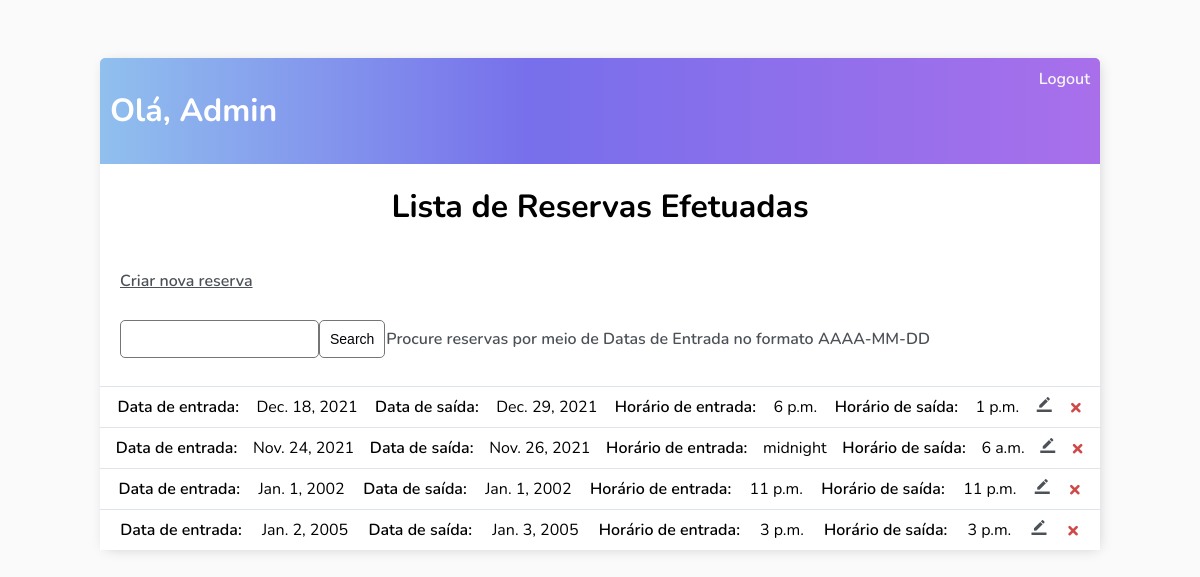
The page /reservas_exibe/ (signed in) on the database as committed earlier.
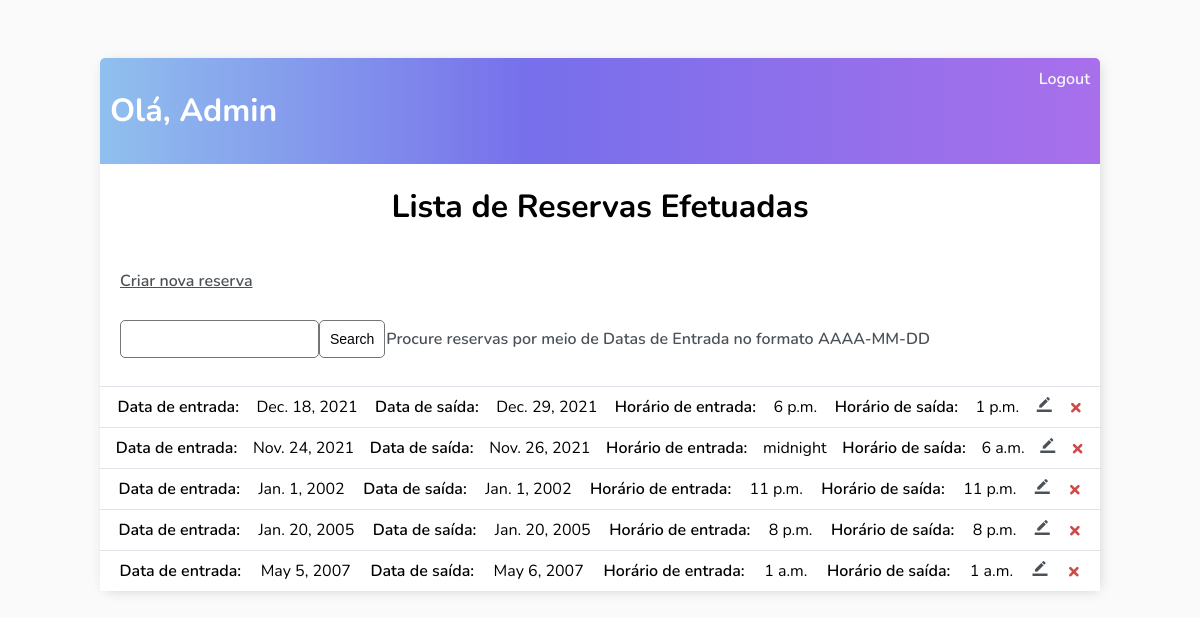
The same page on the database as committed later.
### HotelApp/models.py (models this page shows)
class Reserva(models.Model):
    user = models.ForeignKey(User, on_delete = models.CASCADE, null = True, blank = True)
    dataEntrada = models.DateField(verbose_name = 'Data de entrada', help_text = 'Utilize o formato AAAA-MM-DD')
    dataSaida =  models.DateField(verbose_name = 'Data de saída', help_text = 'Utilize o formato AAAA-MM-DD')
    horarioEntrada = models.TimeField(verbose_name = 'Horário de entrada', help_text = 'Utilize o formato HH:MM')
    horarioSaida = models.TimeField(verbose_name = 'Horário de saída', help_text = 'Utilize o formato HH:MM')
    def __str__(self):
        return str(self.dataEntrada) + ' - ' + str(self.dataSaida)

### HotelApp/views.py (the view)
# urls.py: path('reservas_exibe/', views.ReservaListView.as_view(), name = 'reservas-exibe'),
class ReservaListView(LoginRequiredMixin, ListView):
    model = Reserva
    template_name = 'HotelApp/reserva.html'
    context_object_name = 'reservas'
    success_url = reverse_lazy("HotelApp:reservas-exibe")
    def get_context_data(self, **kwargs):
        context = super().get_context_data(**kwargs)
        context['reservas'] = context['reservas'].filter(user = self.request.user) # Apenas os itens do usuário logado
        search_input = self.request.GET.get('search-area') or ''
        if search_input:
            context['reservas'] = context['reservas'].filter(dataEntrada__exact=search_input)
        context['search_input'] = search_input
        print(context)
        return context

### HotelApp/templates/HotelApp/reserva.html (shortened to what this page needs)
{% extends 'HotelApp/main.html' %}
{% block content %}
    <!DOCTYPE html>
    <html lang="pt-BR">
    <head>
    </head>
    <body>
        <div class="header-bar">
            <div>
                <h1>Olá, {{request.user|title}}</h1>
            </div>
            {% if request.user.is_authenticated %}
            <a href="{% url 'HotelApp:logout' %}">Logout</a>
            {% else %}
            <a href="{% url 'HotelApp:login' %}">Login</a>
            {% endif %}
        </div>
        <h1 style="text-align: center;">Lista de Reservas Efetuadas</h1>
        <div id="nova-reserva">
            <a href="{% url 'HotelApp:reserva-criar' %}">Criar nova reserva</a>
        </div>
        <div id="search-add-wrapper">
            <form method="GET" style="display: flex;">
                <input id="dataEntrada" type="text" name="search-area" value="{{search_input}}">
                <input class="button" type="submit" value="Search">
            </form>
            <p>Procure reservas por meio de Datas de Entrada no formato AAAA-MM-DD</p>
        </div>
        <div class="reserva-items-wrapper">
            {% for reserva in reservas %}
                <div class="reserva-wrapper">
                    <span>Data de entrada: </span> {{reserva.dataEntrada}}
                    <span>Data de saída: </span> {{reserva.dataSaida}}
                    <span>Horário de entrada: </span> {{reserva.horarioEntrada}}
                    <span>Horário de saída: </span> {{reserva.horarioSaida}}
                    <a href="{% url 'HotelApp:reserva-editar' pk=reserva.id %}"><i class="material-icons" style="font-size:15px">border_color</i></a>
                    <a class="delete-link" href="{% url 'HotelApp:reserva-deletar' pk=reserva.id %}">&#215;</a>
                </div>
            {% empty %}
            <div class="reserva-wrapper">
                <h3>Não há nenhuma reserva efetuada</h3>
            </div>
            {% endfor %}
        </div>
    </body>
    </html>
{% endblock content %}

### HotelApp/templates/HotelApp/main.html (shortened to what this page needs)
<!DOCTYPE html>
<html lang="pt-BR">
<head>
</head>
<body>
    <div class="container">
        {% block content %}
        {% endblock content %}
    </div>
</body>
</html>

### HotelApp/templates/HotelApp/main.html (style rules this page uses)
body { background-color: #FAFAFA; font-family: 'Nunito', sans-serif; padding-top: 50px; }
a, p { color: #4b5156 }
a { font-weight: 600; }
.container { max-width: 1000px; margin: auto; background-color: #FFF; -webkit-box-shadow: 2px 2px 13px -4px rgba(0, 0, 0, 0.21); box-shadow: 2px 2px 13px -4px rgba(0, 0, 0, 0.21); }
.header-bar { display: flex; justify-content: space-between; color: #fff; padding: 10px; border-radius: 5px 5px 0 0; background: linear-gradient(90deg, #90c0ee 0%, #776feb 43%, #a96feb 100%); }
.header-bar a { color: rgb(247, 247, 247); text-decoration: none; }
.reserva-wrapper { display: flex; align-items: center; justify-content: space-evenly; background-color: #fff; border-top: 1px solid #dfe4ea; overflow: hidden; }
.reserva-wrapper span { font-weight: 600; }
.delete-link { text-decoration: none; font-weight: 900; color: #cf4949; font-size: 22px; line-height: 0; padding: 20px 0px; }
#search-add-wrapper { display: flex; justify-content: space-between; align-items: center; padding: 20px; padding-top: 0px; margin-right: 150px; }
#search-add-wrapper p { font-weight: 600; }
#nova-reserva { display: flex; justify-content: space-between; align-items: center; padding: 20px; margin-top: 20px;; margin-right: 150px; text-decoration: none; }
input[type=text], input[type=password], textarea { border: 1px solid #757575; border-radius: 5px; padding: 10px; width: 90%; }
::placeholder { font-weight: 300; opacity: 0.5; }
.button { border: 1px solid #757575; background-color: #FFF; color: #030208; padding: 10px; font-size: 14px; border-radius: 5px; cursor: pointer; text-decoration: none; }

Rows that differ between the two databases and show on the page:
removed Reserva: dataEntrada "Jan. 2, 2005", dataSaida "Jan. 3, 2005", horarioEntrada "3 p.m.", horarioSaida "3 p.m."
added Reserva: dataEntrada "Jan. 20, 2005", dataSaida "Jan. 20, 2005", horarioEntrada "8 p.m.", horarioSaida "8 p.m."
added Reserva: dataEntrada "May 5, 2007", dataSaida "May 6, 2007", horarioEntrada "1 a.m.", horarioSaida "1 a.m."
